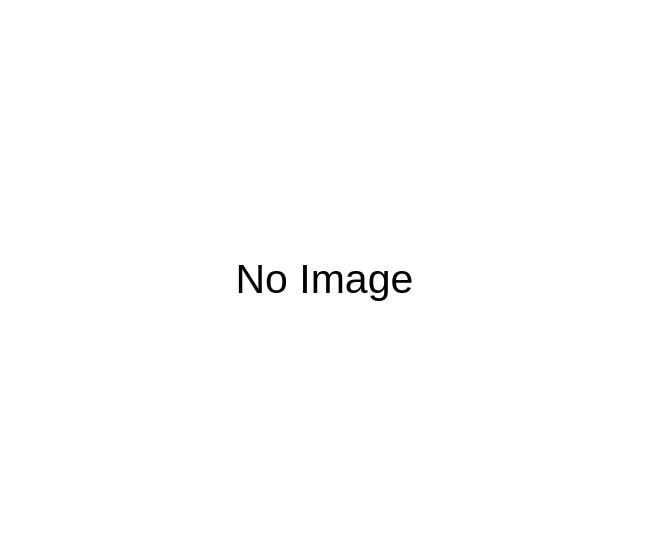
<?xml version="1.0" encoding="UTF-8"?>
<ui version="4.0">
 <class>Camera_check</class>
 <widget class="QDialog" name="Camera_check">
  <property name="geometry">
   <rect>
    <x>0</x>
    <y>0</y>
    <width>649</width>
    <height>556</height>
   </rect>
  </property>
  <property name="windowTitle">
   <string>Display Camera</string>
  </property>
  <property name="windowIcon">
   <iconset resource="../Icons/icons.qrc">
    <normaloff>:/Icons/icons8-video-100.png</normaloff>:/Icons/icons8-video-100.png</iconset>
  </property>
  <property name="styleSheet">
   <string notr="true">QDialog {
	background-color: #ffffff;
}
</string>
  </property>
  <layout class="QGridLayout" name="gridLayout">
   <item row="0" column="0">
    <widget class="QLabel" name="label_image">
     <property name="font">
      <font>
       <pointsize>31</pointsize>
      </font>
     </property>
     <property name="styleSheet">
      <string notr="true"/>
     </property>
     <property name="text">
      <string>No Image</string>
     </property>
     <property name="alignment">
      <set>Qt::AlignmentFlag::AlignCenter</set>
     </property>
    </widget>
   </item>
  </layout>
 </widget>
 <resources>
  <include location="../Icons/icons.qrc"/>
 </resources>
 <connections/>
</ui>
